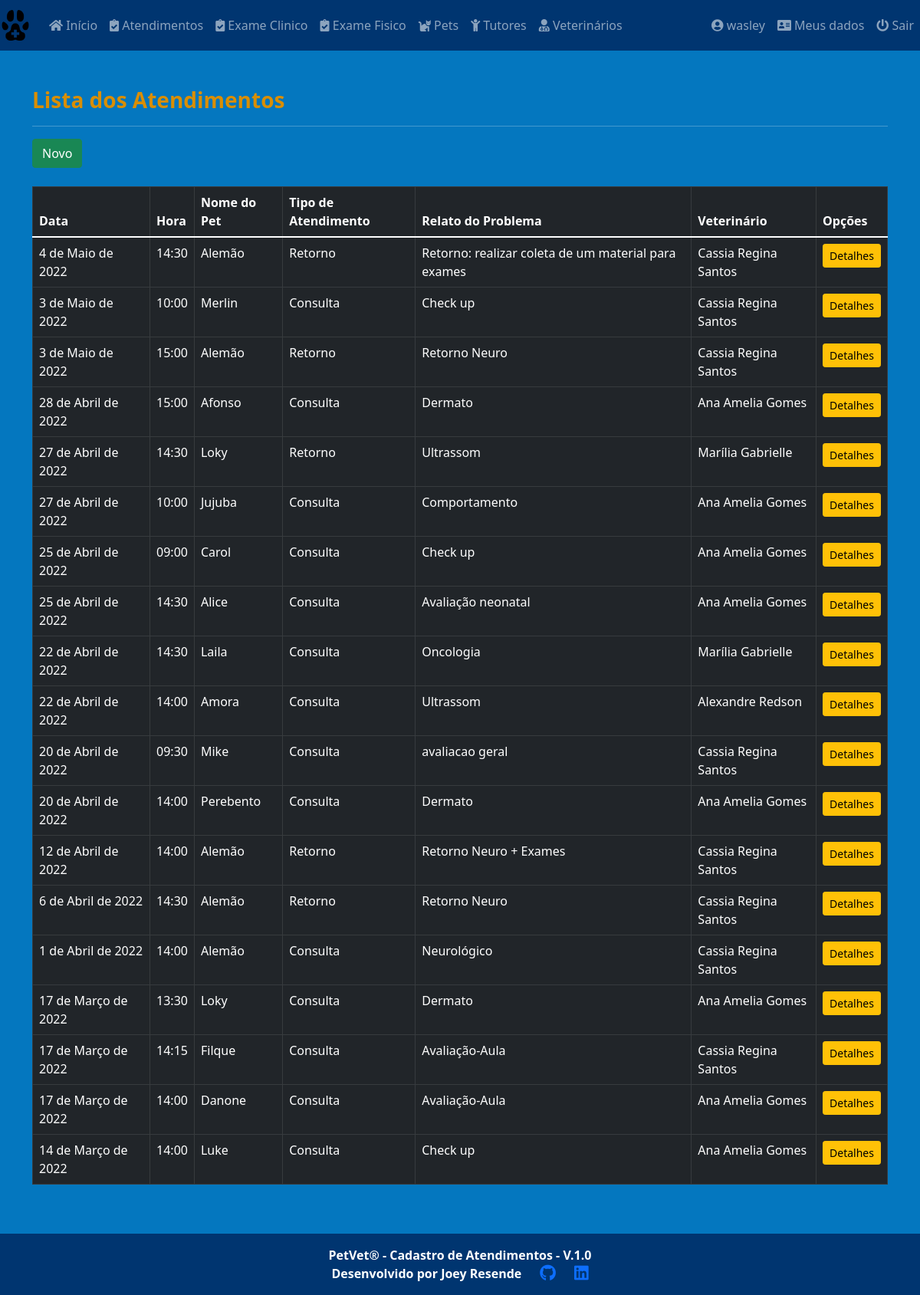
The app's page /core/medical_cares/ (signed in), older data.
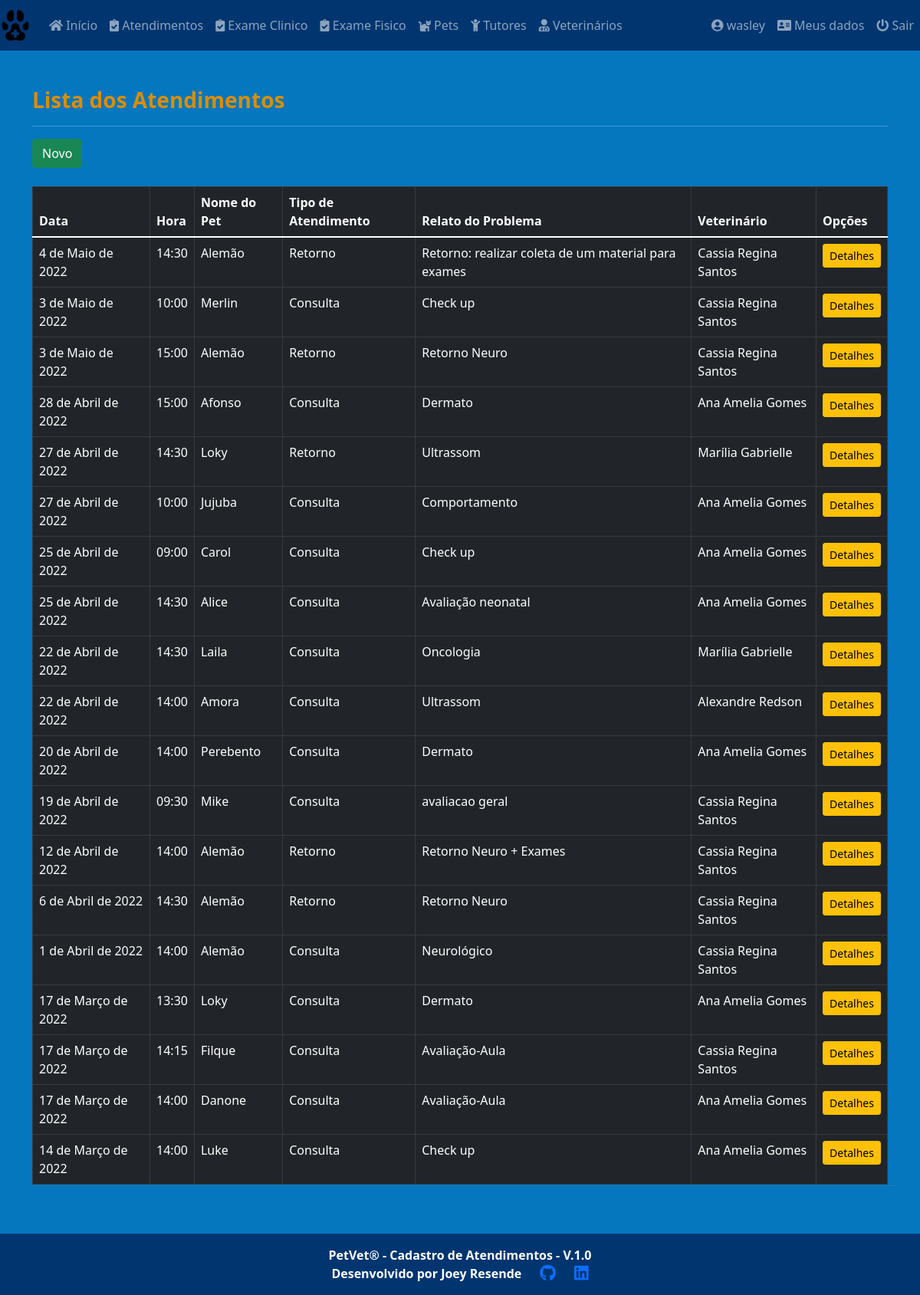
The same page, newer data.
### core/models.py (models this page shows, shortened)
class MedicalCare(models.Model):
    id = models.AutoField(primary_key=True)
    date = models.DateField(default=date.today, verbose_name='Data')
    time = models.TimeField(verbose_name='Hora')
    pet_name = models.ForeignKey(
        'Pets', on_delete=models.PROTECT, null=True, verbose_name='Nome do Pet')
    procedure = models.CharField(
        max_length=8, choices=procedures, verbose_name='Tipo de atendimento')
    vet_name = models.ForeignKey(
        'Vet', on_delete=models.PROTECT, null=True, verbose_name='Veterinario')
    sedative = models.CharField(
        max_length=8, choices=type_sedative, default='Não', verbose_name='Tipo de sedativo')
    report = models.TextField(
        max_length=1000, verbose_name='Relato do problema')
    class Meta:
        ordering = ['-date']

class Pets(models.Model):
    id = models.AutoField(primary_key=True)
    pet_name = models.CharField(
        max_length=30, verbose_name='Nome do Pet')
    species = models.CharField(
        max_length=20, verbose_name='Espécie')
    breed = models.CharField(
        max_length=30, verbose_name='Raça')
    gender = models.CharField(
        max_length=5, choices=sex_status, verbose_name='Genêro')
    date_of_birth = models.DateField(
        null=True, blank=True, verbose_name='Data de Nascimento')
    castrated = models.CharField(
        max_length=3, choices=castrated_status, default='N', verbose_name='Castrado?')
    weight = models.DecimalField(
        max_digits=6, decimal_places=3, verbose_name='Peso', default=0)
    tutor_name = models.ForeignKey(
        'Tutor', on_delete=models.PROTECT, null=True, verbose_name='Nome do Tutor')
    class Meta:
        ordering = ['-id']
    def __str__(self):
        return self.pet_name

class Vet(models.Model):
    vet_name = models.CharField(
        max_length=30, verbose_name='Nome')
    class Meta:
        ordering = ['vet_name']
    def __str__(self):
        return self.vet_name

### core/views.py (the view)
# urls.py: path('medical_cares/', MedicalCareList.as_view(), name='medical_cares'),
class MedicalCareList(LoginRequiredMixin, ListView):
    login_url = reverse_lazy('login')
    model = MedicalCare
    template_name = 'core/medical_care_list.html'

### core/templates/core/medical_care_list.html (shortened to what this page needs)
{% extends 'core/base_model.html' %}
{% load static %}
{% block content %}
<h3><strong>Lista dos Atendimentos</strong></h3>
<hr>
<a href="{% url 'medical_care_new' %}" class="btn btn-success btn">Novo</a><br><br>
<div class="table-responsive">
  <table class="table table-bordered table-hover table-dark" id="medical_care_table">
    <thead class="thead-dark bg-dark">
      <tr>
        <th>Data</th>
        <th>Hora</th>
        <th>Nome do Pet</th>
        <th>Tipo de Atendimento</th>
        <th>Relato do Problema</th>
        <th>Veterinário</th>
        <th>Opções</th>
      </tr>
    </thead>
    <tbody>
      {% for each in object_list %}
      <tr>
        <td>{{ each.date }}</td>
        <td>{{ each.time }}</td>
        <td>{{ each.pet_name }}</td>
        <td>{{ each.procedure }}</td>
        <td>{{ each.report }}</td>
        <td>{{ each.vet_name }}</td>
        <td>
          <a href="{% url 'medical_care_detail' each.pk %}" class="btn btn-warning btn-sm">Detalhes</a>
        </td>
      </tr>
      {% empty %}
      <tr>
        <td colspan="6">Nenhum atendimento cadastrado.</td>
      </tr>
      {% endfor %}
    </tbody>
  </table>
</div>
{% endblock %}

Row changes from the older to the newer data that the page shows:
shown differently, row unchanged: MedicalCare "20 de Abril de 2022": moves up the list
changed MedicalCare "avaliacao geral": date "20 de Abril de 2022" → "19 de Abril de 2022"
